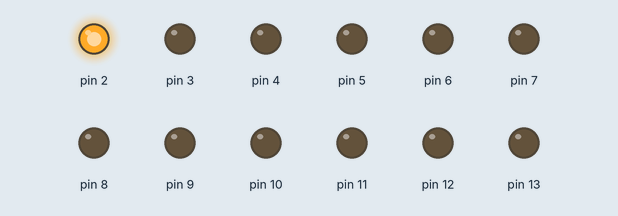
Bench run of a sketch on a simulated Arduino Uno, built with avr-gcc and run on an emulated ATmega328P. On the bench: output pins drawn as LEDs (lit = HIGH).

Above: at 0.05 s.
At 0.75 s:
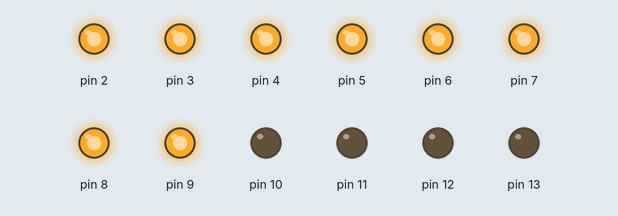
At 1.35 s:
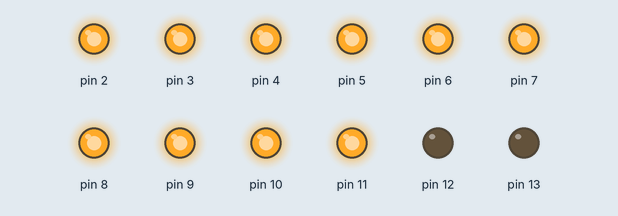
At 2.75 s:
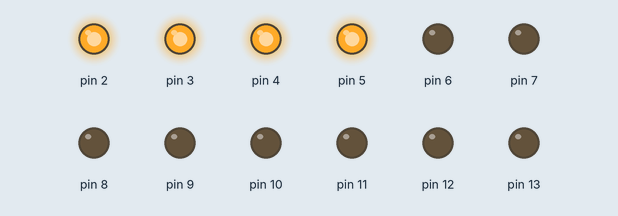
At 4.15 s:
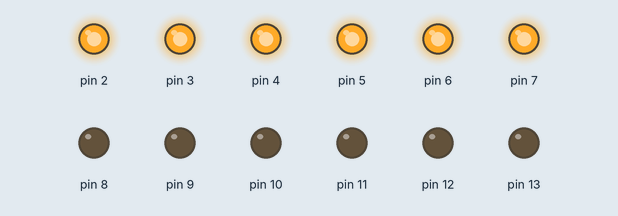
At 5.45 s:
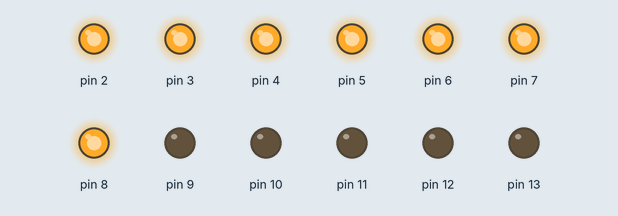
Timing chart, 0 to 5.8 s (numbered marks = the images above):
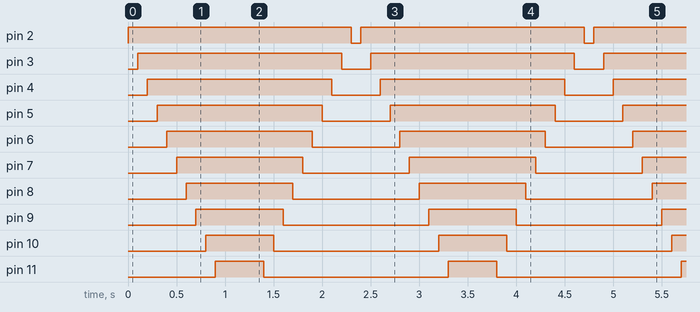

Measured:
- by itself, pin 2: alternates HIGH for 2.3 s and LOW for 0.10 s
- by itself, pin 3: alternates HIGH for 2.1 s and LOW for 0.30 s
- by itself, pin 4: alternates HIGH for 1.9 s and LOW for 0.50 s
- by itself, pin 5: alternates HIGH for 1.7 s and LOW for 0.70 s
- by itself, pin 6: alternates HIGH for 1.5 s and LOW for 0.90 s
- by itself, pin 7: alternates HIGH for 1.3 s and LOW for 1.1 s
- by itself, pin 8: alternates HIGH for 1.1 s and LOW for 1.3 s
- by itself, pin 9: alternates HIGH for 0.90 s and LOW for 1.5 s

The sketch:

5.4.ino
```cpp
void setup() {
  for (int i=2;i<=13;i++)
    pinMode(i, OUTPUT);
}

void on(int port) {
  digitalWrite(port, HIGH);
}

void off(int port) {
  digitalWrite(port, LOW);
}

// the loop function runs over and over again forever
void loop() {
  for (int i=2; i<=13; i++) {
    on(i);
    delay(100);
  }


  for (int i=13; i>=2; i--) {
    off(i);
    delay(100);
  }
}
```
